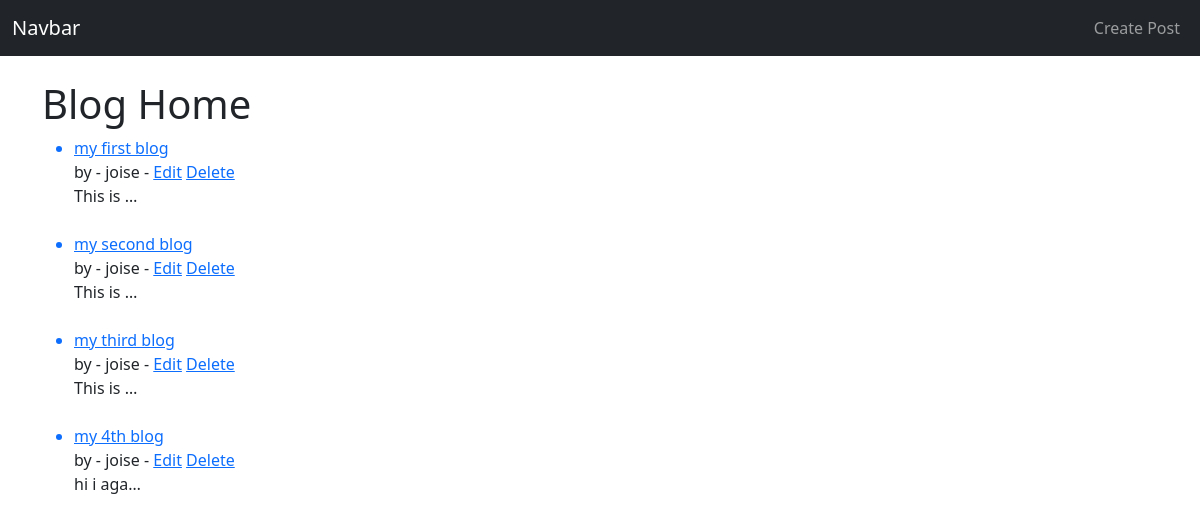
Page /blog/ on the earlier database version.
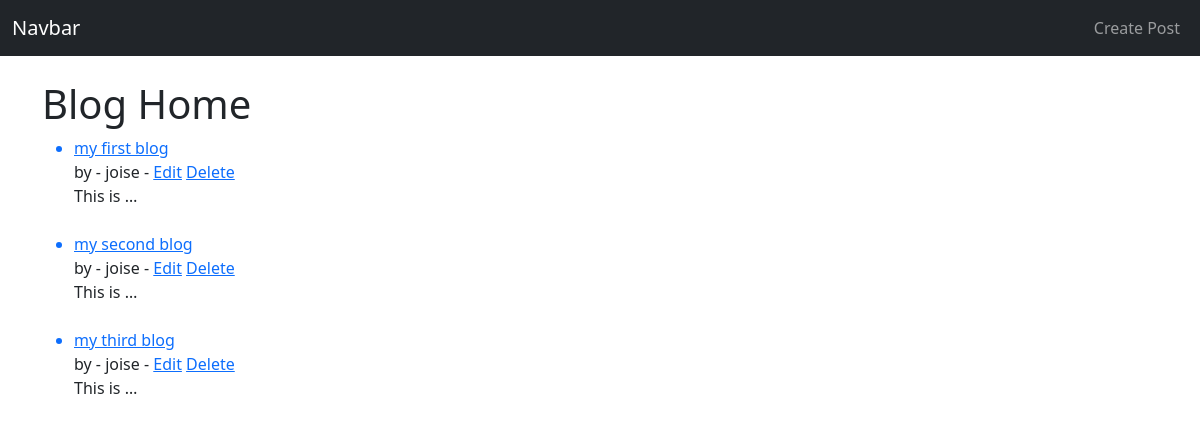
Same page on the later database version.
### blog/models.py (models this page shows, shortened)
class Post(models.Model):
    title = models.CharField(max_length=255)
    author = models.ForeignKey(User, on_delete=models.CASCADE)
    body = models.TextField()

### blog/views.py (the view)
# urls.py: path('', BlogHomeView.as_view(), name='bloghome'),
class BlogHomeView(ListView):
    model = Post
    template_name = 'Blog/blog_home.html'

### templates/Blog/blog_home.html (shortened to what this page needs)
{% extends 'base.html' %}
{% block content %}
<h1>Blog Home</h1>
<ul>
{% for post in object_list %}
    <a href="{% url 'blogdetail' post.pk %}"><li>{{post.title}}</li></a>
    by - {{post.author}} -
    <a href="{% url 'updatePost' post.pk %}">Edit</a>
    <a href="{% url 'deletePost' post.pk %}">Delete</a>
    <br>
    {{post.body |truncatechars:9}} <br><br>
{% endfor %}
</ul>
{%endblock%}

Differences in the rows shown:
removed Post: title "my 4th blog", author "joise", body "hi i aga…"
